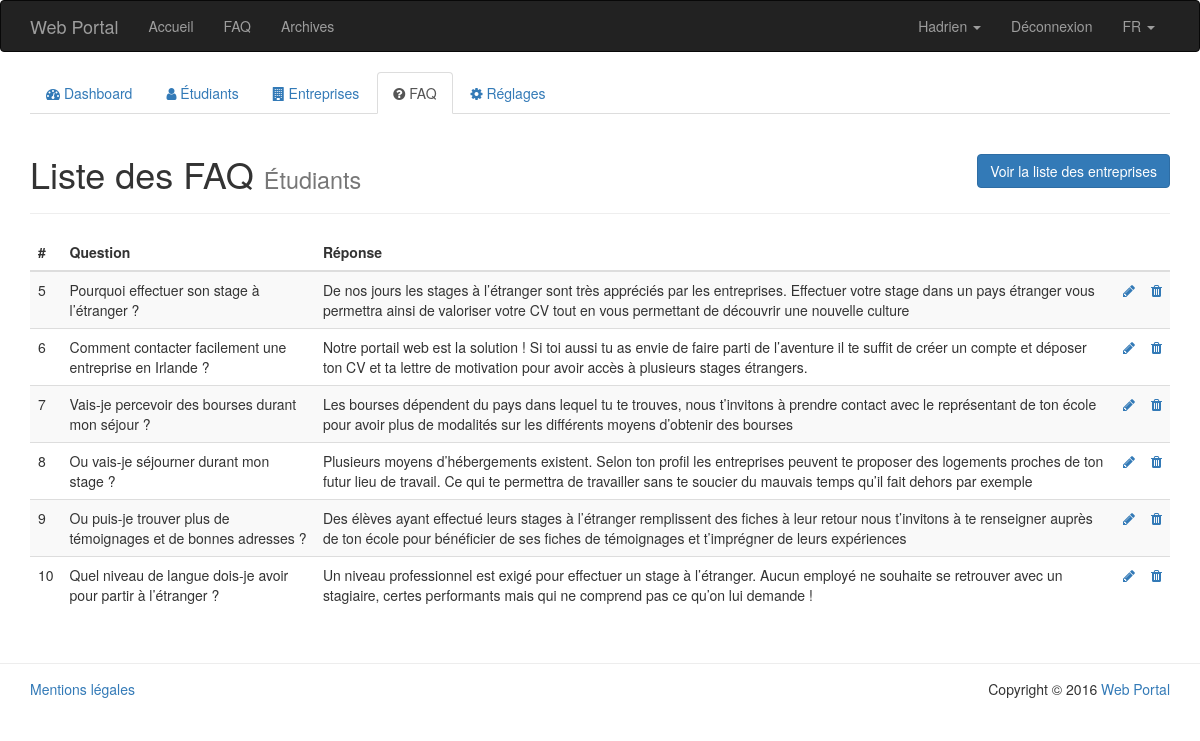
Page /PHP/public/index.php?page=admin/faq-list&type=student (signed in) on the committed database.
### tables this page shows
CREATE TABLE `student` (
  `id` int(11) NOT NULL,
  `first_name` varchar(64) NOT NULL,
  `last_name` varchar(64) NOT NULL,
  `country` enum('France','Irlande') NOT NULL,
  `skill` int(11) NOT NULL,
  `email` varchar(64) NOT NULL,
  `password` varchar(64) NOT NULL,
  `cv` varchar(128) NOT NULL,
  `portfolio` varchar(128) NOT NULL,
  `admin` tinyint(1) NOT NULL DEFAULT '0',
  `available` tinyint(1) NOT NULL DEFAULT '1',
  `activated` tinyint(1) NOT NULL,
  `register_date` date NOT NULL
);

CREATE TABLE `faq` (
  `id` int(11) NOT NULL,
  `question` text NOT NULL,
  `answer` text NOT NULL,
  `target` enum('student','company') NOT NULL
);

### PHP/app/model/Autoloader.php (called while the page is built, shortened)
<?php
	class Autoloader {
		public static function appAutoload($class) {
			$class = str_replace('\\', '/', $class);
		}
	}
?>

### PHP/app/model/Student.class.php (called while the page is built, shortened)
<?php
	class Student {
		public function __get($nom){
			return $this->$nom;
		}
		public static function getStudentById($id) {
			$db = PDOConnexion::getInstance();
			$sql = 'SELECT * FROM student WHERE id = :id';
			$sth = $db->prepare($sql);
			$sth->setFetchMode(PDO::FETCH_CLASS|PDO::FETCH_PROPS_LATE, 'Student');
			$sth->execute(array(
				':id' => $id
			));
			return $sth->fetch();
		}
	}
?>

### PHP/app/model/faq.class.php (called while the page is built, shortened)
<?php
	class Faq {
		public function __get($nom) {
			return $this->$nom;
		}
		public static function getStudentsFaq() {
			$db = PDOConnexion::getInstance();
			$sql = 'SELECT * FROM faq WHERE target LIKE "student"';
			$sth = $db->prepare($sql);
			$sth->setFetchMode(PDO::FETCH_CLASS|PDO::FETCH_PROPS_LATE, 'Faq');
			$sth->execute();
			return $sth->fetchAll();
		}
	}
?>

### PHP/app/view/admin/faq-list.php (the view, shortened to what this page needs)
<?php
	$type = ($_GET['type'] == 'student') ? 'student' : 'company';
?>
<div class="col-md-12">
	<div class="page-header">
		<h1>
			Liste des FAQ
			<?php
				if ($type == 'student') {
					echo '<small>Étudiants</small>';
					echo '<a href="index.php?page=admin/faq-list&type=company" class="btn btn-primary pull-right">Voir la liste des entreprises</a>';
				}
				else {
					echo '<small>Entreprises</small>';
					echo '<a href="index.php?page=admin/faq-list&type=student" class="btn btn-primary pull-right">Voir la liste des étudiants</a>';
				}
			?>
		</h1>
	</div>
	<table class="table table-striped">
		<thead>
			<tr>
				<th>#</th>
				<th>Question</th>
				<th>Réponse</th>
				<th></th>
				<th></th>
			</tr>
		</thead>
		<?php
			if ($type == 'student') {
				foreach (Faq::getStudentsFaq() as $faq) {
					echo '<tr>';
						echo '<td>' . $faq->id . '</td>';
						echo '<td>' . $faq->question . '</td>';
						echo '<td>' . $faq->answer . '</td>';
						echo '<td><a href="index.php?page=admin/faq-edit&amp;id=' . $faq->id . '"><i class="fa fa-pencil"></i></a></td>';
						echo '<td><a href="#"><i class="fa fa-trash"></i></a></td>';
					echo '</tr>';
				}
			}
		?>
	</table>
</div>

### PHP/public/index.php (shortened to what this page needs)
<?php
	require_once (APP . '/model/Autoloader.php');
	if (substr($_GET['page'], 0, 6) == 'admin/') {
		if (App::isAdmin()) {
			require_once(APP . '/view/admin/header.php');
			require_once(APP . '/view/' . $_GET['page'] . '.php');
			require_once(APP . '/view/admin/footer.php');
		}
		else {
			App::getHeader(404);
		}
	}
?>

### PHP/app/view/admin/header.php (shortened to what this page needs)
<!DOCTYPE html>
<html lang="fr">
	<head>
		<link href="css/bootstrap.min.css" rel="stylesheet">
		<link href="https://maxcdn.bootstrapcdn.com/font-awesome/4.5.0/css/font-awesome.min.css" rel="stylesheet">
	</head>
	<body>
		<nav class="navbar navbar-inverse">
			<div class="container">
				<div class="navbar-header">
					<a class="navbar-brand" href="index.php?page=home"><?php echo App::$siteTitle; ?></a>
				</div>
				<div id="navbar" class="collapse navbar-collapse">
					<ul class="nav navbar-nav">
						<li<?php App::isCurrentPage('home'); ?>><a href="index.php?page=home">Accueil</a></li>
						<li<?php App::isCurrentPage('faq'); ?>><a href="index.php?page=faq">FAQ</a></li>
						<li<?php App::isCurrentPage('archives'); ?>><a href="index.php?page=archives">Archives</a></li>
					</ul>
					<ul class="nav navbar-nav navbar-right">
						<?php if (App::isLogged()) : ?>
							<?php $member = App::getMember(); ?>
							<?php if (get_class($member) == 'Student') : ?>
								<li class="dropdown">
									<a id="student-dropdown" href="#" class="dropdown-toggle" data-toggle="dropdown" role="button" aria-haspopup="true" aria-expanded="false">
										<?php echo $member->first_name; ?>
										<span class="caret"></span>
									</a>
								</li>
							<?php endif; ?>
							<li><a href="index.php?page=signout">Déconnexion</a></li>
						<?php endif; ?>
						<li class="dropdown">
							<a id="lang-dropdown" href="#" class="dropdown-toggle" data-toggle="dropdown" role="button" aria-haspopup="true" aria-expanded="false">
								FR
								<span class="caret"></span>
							</a>
						</li>
                    </ul>
				</div>
			</div>
		</nav>
		<div class="container">
			<div class="row">
				<div class="col-md-12">
					<ul class="nav nav-tabs">
						<li role="presentation"<?php App::isCurrentPage('admin/home'); ?>><a href="index.php?page=admin/home"><i class="fa fa-tachometer"></i> Dashboard</a></li>
						<li role="presentation"><a href="index.php?page=admin/students-list"><i class="fa fa-user"></i> Étudiants</a></li>
						<li role="presentation"<?php App::isCurrentPage('admin/companies-list'); ?>><a href="index.php?page=admin/companies-list"><i class="fa fa-building"></i> Entreprises</a></li>
						<li role="presentation"<?php App::isCurrentPage('admin/faq-list'); ?>><a href="index.php?page=admin/faq-list"><i class="fa fa-question-circle"></i> FAQ</a></li>
						<li role="presentation"<?php App::isCurrentPage('admin/settings'); ?>><a href="index.php?page=admin/settings"><i class="fa fa-cog"></i> Réglages</a></li>
					</ul>
				</div>
			</div>
			<div class="row">

### PHP/app/model/App.class.php (shortened to what this page needs)
<?php
	class App {
		public static function isCurrentPage($page) {
			if ($_GET['page'] == $page) {
				echo ' class="active"';
			}
		}
		public static function isLogged() {
			if (isset($_SESSION['email']) && !empty($_SESSION['email'])) {
				return true;
			}
			return false;
		}
		public static function isStudent() {
			if (self::isLogged() && $_SESSION['type'] == 'student') {
				return true;
			}
			return false;
		}
		public static function isAdmin() {
			if (self::isStudent()) {
				$student = Student::getStudentById($_SESSION['id']);
				if ($student->admin) {
					return true;
				}
				return false;
			}
			return false;
		}
		public static function getMember() {
			if (self::isLogged()) {
				if ($_SESSION['type'] == 'student') {
					return Student::getStudentById($_SESSION['id']);
				}
				return false;
			}
			return false;
		}
	}
?>

### PHP/app/view/admin/footer.php (shortened to what this page needs)
			</div>
		</div>
		<footer id="footer" style="border-top: 1px solid #ededed; margin-top: 30px; padding: 15px 0;">
			<div class="container">
				<div class="row">
					<div class="col-md-8">
						<a href="index.php?page=legal">Mentions légales</a>
					</div>
					<div class="col-md-4 text-right">
						Copyright &copy; <?php echo date('Y') . ' <a href="index.php?page=home">' . App::$siteTitle . '</a>'; ?>
					</div>
				</div>
			</div>
		</footer>
	</body>
</html>

### rows in the picture
student: first_name "Hadrien"
faq: id "5", question "Pourquoi effectuer son stage à l’étranger ?", answer "De nos jours les stages à l’étranger sont très appréciés par les entreprises. Effectuer votre stage dans un pays étranger vous permettra ainsi de valoriser votre CV tout en vous permettant de découvrir une nouvelle culture"
faq: id "6", question "Comment contacter facilement une entreprise en Irlande ?", answer "Notre portail web est la solution ! Si toi aussi tu as envie de faire parti de l’aventure il te suffit de créer un compte et déposer ton CV et ta lettre de motivation pour avoir accès à plusieurs stages étrangers."
faq: id "7", question "Vais-je percevoir des bourses durant mon séjour ?", answer "Les bourses dépendent du pays dans lequel tu te trouves, nous t’invitons à prendre contact avec le représentant de ton école pour avoir plus de modalités sur les différents moyens d’obtenir des bourses"
faq: id "8", question "Ou vais-je séjourner durant mon stage ?", answer "Plusieurs moyens d’hébergements existent. Selon ton profil les entreprises peuvent te proposer des logements proches de ton futur lieu de travail. Ce qui te permettra de travailler sans te soucier du mauvais temps qu’il fait dehors par exemple"
faq: id "9", question "Ou puis-je trouver plus de témoignages et de bonnes adresses ?", answer "Des élèves ayant effectué leurs stages à l’étranger remplissent des fiches à leur retour nous t’invitons à te renseigner auprès de ton école pour bénéficier de ses fiches de témoignages et t’imprégner de leurs expériences"
faq: id "10", question "Quel niveau de langue dois-je avoir pour partir à l’étranger ?", answer "Un niveau professionnel est exigé pour effectuer un stage à l’étranger. Aucun employé ne souhaite se retrouver avec un stagiaire, certes performants mais qui ne comprend pas ce qu’on lui demande !"

### other values in the picture
App::$siteTitle "Web Portal"
